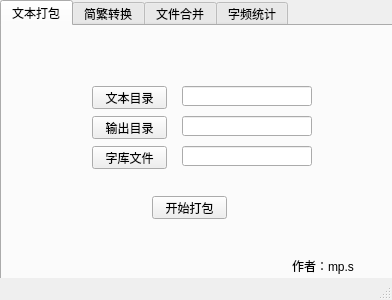
<?xml version="1.0" encoding="UTF-8"?>
<ui version="4.0">
 <class>MainWindow</class>
 <widget class="QMainWindow" name="MainWindow">
  <property name="geometry">
   <rect>
    <x>0</x>
    <y>0</y>
    <width>392</width>
    <height>300</height>
   </rect>
  </property>
  <property name="sizePolicy">
   <sizepolicy hsizetype="Maximum" vsizetype="Maximum">
    <horstretch>0</horstretch>
    <verstretch>0</verstretch>
   </sizepolicy>
  </property>
  <property name="windowTitle">
   <string>MainWindow</string>
  </property>
  <widget class="QWidget" name="centralwidget">
   <widget class="QTabWidget" name="tabWidget">
    <property name="geometry">
     <rect>
      <x>0</x>
      <y>0</y>
      <width>400</width>
      <height>300</height>
     </rect>
    </property>
    <property name="sizePolicy">
     <sizepolicy hsizetype="Maximum" vsizetype="Maximum">
      <horstretch>0</horstretch>
      <verstretch>0</verstretch>
     </sizepolicy>
    </property>
    <property name="currentIndex">
     <number>0</number>
    </property>
    <widget class="QWidget" name="tab">
     <attribute name="title">
      <string>文本打包</string>
     </attribute>
     <widget class="QPushButton" name="pushButtonTab1Go">
      <property name="geometry">
       <rect>
        <x>150</x>
        <y>170</y>
        <width>75</width>
        <height>23</height>
       </rect>
      </property>
      <property name="text">
       <string>开始打包</string>
      </property>
     </widget>
     <widget class="QPushButton" name="pushButtonTab1Tbl">
      <property name="geometry">
       <rect>
        <x>90</x>
        <y>120</y>
        <width>75</width>
        <height>23</height>
       </rect>
      </property>
      <property name="text">
       <string>字库文件</string>
      </property>
     </widget>
     <widget class="QPushButton" name="pushButtonTab1Object">
      <property name="geometry">
       <rect>
        <x>90</x>
        <y>90</y>
        <width>75</width>
        <height>23</height>
       </rect>
      </property>
      <property name="text">
       <string>输出目录</string>
      </property>
     </widget>
     <widget class="QPushButton" name="pushButtonTab1Source">
      <property name="geometry">
       <rect>
        <x>90</x>
        <y>60</y>
        <width>75</width>
        <height>23</height>
       </rect>
      </property>
      <property name="text">
       <string>文本目录</string>
      </property>
     </widget>
     <widget class="QLineEdit" name="lineEditTab1Object">
      <property name="geometry">
       <rect>
        <x>180</x>
        <y>90</y>
        <width>130</width>
        <height>20</height>
       </rect>
      </property>
     </widget>
     <widget class="QLineEdit" name="lineEditTab1Tbl">
      <property name="geometry">
       <rect>
        <x>180</x>
        <y>120</y>
        <width>130</width>
        <height>20</height>
       </rect>
      </property>
     </widget>
     <widget class="QLineEdit" name="lineEditTab1Source">
      <property name="geometry">
       <rect>
        <x>180</x>
        <y>60</y>
        <width>130</width>
        <height>20</height>
       </rect>
      </property>
     </widget>
     <widget class="QLabel" name="labelTab1Author">
      <property name="geometry">
       <rect>
        <x>290</x>
        <y>230</y>
        <width>71</width>
        <height>20</height>
       </rect>
      </property>
      <property name="text">
       <string>作者：mp.s</string>
      </property>
     </widget>
    </widget>
    <widget class="QWidget" name="tab_2">
     <attribute name="title">
      <string>简繁转换</string>
     </attribute>
     <widget class="QPushButton" name="pushButton">
      <property name="geometry">
       <rect>
        <x>290</x>
        <y>320</y>
        <width>75</width>
        <height>23</height>
       </rect>
      </property>
      <property name="text">
       <string>PushButton</string>
      </property>
     </widget>
     <widget class="QPushButton" name="pushButtonTab2Go">
      <property name="geometry">
       <rect>
        <x>150</x>
        <y>190</y>
        <width>81</width>
        <height>23</height>
       </rect>
      </property>
      <property name="text">
       <string>开始转换</string>
      </property>
     </widget>
     <widget class="QWidget" name="layoutWidget">
      <property name="geometry">
       <rect>
        <x>160</x>
        <y>130</y>
        <width>61</width>
        <height>40</height>
       </rect>
      </property>
      <layout class="QVBoxLayout" name="verticalLayout_5">
       <item>
        <widget class="QRadioButton" name="radioButtonTab2Chs2Cht">
         <property name="text">
          <string>简转繁</string>
         </property>
         <property name="checked">
          <bool>true</bool>
         </property>
        </widget>
       </item>
       <item>
        <widget class="QRadioButton" name="radioButtonTab2Cht2Chs">
         <property name="text">
          <string>繁转简</string>
         </property>
        </widget>
       </item>
      </layout>
     </widget>
     <widget class="QPushButton" name="pushButtonTab2Object">
      <property name="geometry">
       <rect>
        <x>90</x>
        <y>90</y>
        <width>75</width>
        <height>23</height>
       </rect>
      </property>
      <property name="text">
       <string>输出目录</string>
      </property>
     </widget>
     <widget class="QPushButton" name="pushButtonTab2Source">
      <property name="geometry">
       <rect>
        <x>90</x>
        <y>60</y>
        <width>75</width>
        <height>23</height>
       </rect>
      </property>
      <property name="text">
       <string>文本目录</string>
      </property>
     </widget>
     <widget class="QLineEdit" name="lineEditTab2Object">
      <property name="geometry">
       <rect>
        <x>180</x>
        <y>90</y>
        <width>133</width>
        <height>20</height>
       </rect>
      </property>
     </widget>
     <widget class="QLineEdit" name="lineEditTab2Source">
      <property name="geometry">
       <rect>
        <x>180</x>
        <y>60</y>
        <width>133</width>
        <height>20</height>
       </rect>
      </property>
     </widget>
     <widget class="QLabel" name="labelTab2Author">
      <property name="geometry">
       <rect>
        <x>290</x>
        <y>230</y>
        <width>71</width>
        <height>20</height>
       </rect>
      </property>
      <property name="text">
       <string>作者：烤鱼饼</string>
      </property>
     </widget>
    </widget>
    <widget class="QWidget" name="tab_3">
     <attribute name="title">
      <string>文件合并</string>
     </attribute>
     <widget class="QLineEdit" name="lineEdit_7">
      <property name="geometry">
       <rect>
        <x>320</x>
        <y>310</y>
        <width>113</width>
        <height>20</height>
       </rect>
      </property>
     </widget>
     <widget class="QPushButton" name="pushButton_3">
      <property name="geometry">
       <rect>
        <x>400</x>
        <y>400</y>
        <width>75</width>
        <height>23</height>
       </rect>
      </property>
      <property name="text">
       <string>PushButton</string>
      </property>
     </widget>
     <widget class="QPushButton" name="pushButton_6">
      <property name="geometry">
       <rect>
        <x>200</x>
        <y>320</y>
        <width>75</width>
        <height>23</height>
       </rect>
      </property>
      <property name="text">
       <string>PushButton</string>
      </property>
     </widget>
     <widget class="QPushButton" name="pushButtonTab3Go">
      <property name="geometry">
       <rect>
        <x>160</x>
        <y>210</y>
        <width>75</width>
        <height>23</height>
       </rect>
      </property>
      <property name="text">
       <string>开始合并</string>
      </property>
     </widget>
     <widget class="QPushButton" name="pushButtonTab3Text2">
      <property name="geometry">
       <rect>
        <x>90</x>
        <y>90</y>
        <width>75</width>
        <height>23</height>
       </rect>
      </property>
      <property name="text">
       <string>文本2</string>
      </property>
     </widget>
     <widget class="QPushButton" name="pushButtonTab3Text1">
      <property name="geometry">
       <rect>
        <x>90</x>
        <y>60</y>
        <width>75</width>
        <height>23</height>
       </rect>
      </property>
      <property name="text">
       <string>文本1</string>
      </property>
     </widget>
     <widget class="QLineEdit" name="lineEditTab3Text2">
      <property name="geometry">
       <rect>
        <x>180</x>
        <y>90</y>
        <width>130</width>
        <height>20</height>
       </rect>
      </property>
     </widget>
     <widget class="QLineEdit" name="lineEditTab3Index">
      <property name="geometry">
       <rect>
        <x>130</x>
        <y>160</y>
        <width>191</width>
        <height>20</height>
       </rect>
      </property>
     </widget>
     <widget class="QLineEdit" name="lineEditTab3Text1">
      <property name="geometry">
       <rect>
        <x>180</x>
        <y>60</y>
        <width>130</width>
        <height>20</height>
       </rect>
      </property>
     </widget>
     <widget class="QLabel" name="labelTab3IndexMessage">
      <property name="geometry">
       <rect>
        <x>110</x>
        <y>185</y>
        <width>181</width>
        <height>16</height>
       </rect>
      </property>
      <property name="text">
       <string>说明：支持多个标识符，用|分隔</string>
      </property>
     </widget>
     <widget class="QPushButton" name="pushButtonTab3Object">
      <property name="geometry">
       <rect>
        <x>90</x>
        <y>120</y>
        <width>75</width>
        <height>23</height>
       </rect>
      </property>
      <property name="text">
       <string>输出文本</string>
      </property>
     </widget>
     <widget class="QLineEdit" name="lineEditTab3Object">
      <property name="geometry">
       <rect>
        <x>180</x>
        <y>120</y>
        <width>130</width>
        <height>20</height>
       </rect>
      </property>
     </widget>
     <widget class="QLabel" name="labelTab3Index">
      <property name="geometry">
       <rect>
        <x>80</x>
        <y>160</y>
        <width>54</width>
        <height>21</height>
       </rect>
      </property>
      <property name="text">
       <string>标识符：</string>
      </property>
     </widget>
     <widget class="QLabel" name="labelTab3Author">
      <property name="geometry">
       <rect>
        <x>290</x>
        <y>230</y>
        <width>71</width>
        <height>20</height>
       </rect>
      </property>
      <property name="text">
       <string>作者：烤鱼饼</string>
      </property>
     </widget>
    </widget>
    <widget class="QWidget" name="tab_4">
     <attribute name="title">
      <string>字频统计</string>
     </attribute>
     <widget class="QLineEdit" name="lineEditTab4Source">
      <property name="geometry">
       <rect>
        <x>180</x>
        <y>60</y>
        <width>130</width>
        <height>20</height>
       </rect>
      </property>
     </widget>
     <widget class="QPushButton" name="pushButtonTab4Source">
      <property name="geometry">
       <rect>
        <x>90</x>
        <y>60</y>
        <width>75</width>
        <height>23</height>
       </rect>
      </property>
      <property name="text">
       <string>文本目录</string>
      </property>
     </widget>
     <widget class="QPushButton" name="pushButtonTab4Object">
      <property name="geometry">
       <rect>
        <x>90</x>
        <y>90</y>
        <width>75</width>
        <height>23</height>
       </rect>
      </property>
      <property name="text">
       <string>输出位置</string>
      </property>
     </widget>
     <widget class="QLineEdit" name="lineEditTab4Object">
      <property name="geometry">
       <rect>
        <x>180</x>
        <y>90</y>
        <width>130</width>
        <height>20</height>
       </rect>
      </property>
     </widget>
     <widget class="QPushButton" name="pushButtonTab4Go">
      <property name="geometry">
       <rect>
        <x>150</x>
        <y>170</y>
        <width>75</width>
        <height>23</height>
       </rect>
      </property>
      <property name="text">
       <string>开始统计</string>
      </property>
     </widget>
     <widget class="QLabel" name="labelTab4Author">
      <property name="geometry">
       <rect>
        <x>290</x>
        <y>230</y>
        <width>71</width>
        <height>20</height>
       </rect>
      </property>
      <property name="text">
       <string>作者：mp.s</string>
      </property>
     </widget>
     <widget class="QLineEdit" name="lineEditTab4Tbl">
      <property name="geometry">
       <rect>
        <x>180</x>
        <y>120</y>
        <width>130</width>
        <height>20</height>
       </rect>
      </property>
     </widget>
     <widget class="QPushButton" name="pushButtonTab4Tbl">
      <property name="geometry">
       <rect>
        <x>90</x>
        <y>120</y>
        <width>75</width>
        <height>23</height>
       </rect>
      </property>
      <property name="text">
       <string>字库文件</string>
      </property>
     </widget>
    </widget>
   </widget>
  </widget>
  <widget class="QStatusBar" name="statusbar"/>
 </widget>
 <resources/>
 <connections/>
</ui>
